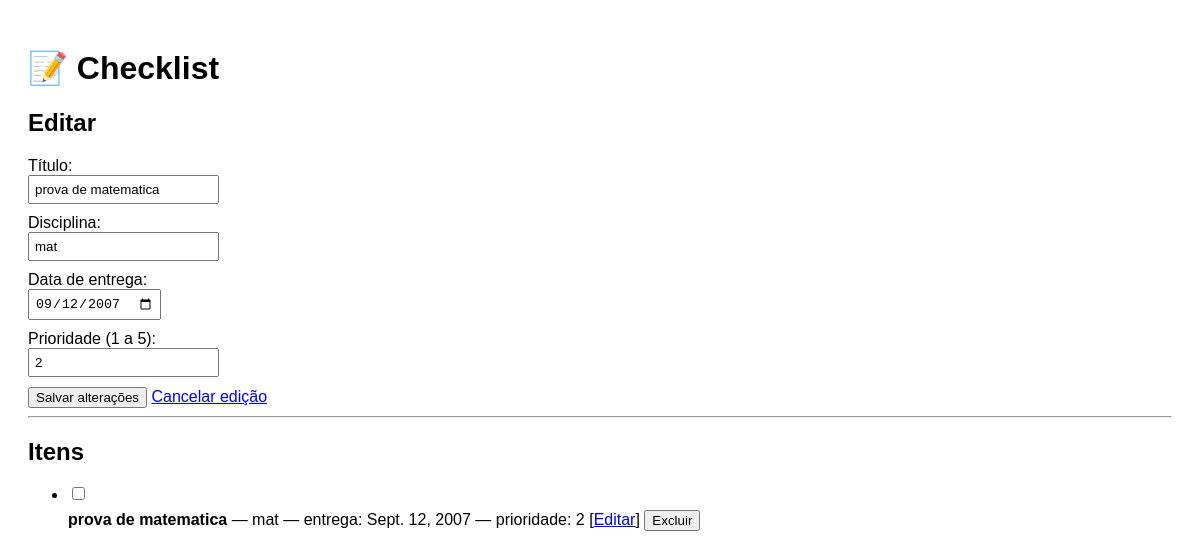
The page /check/editar/2/ on the database its author committed.
### check/models.py (models this page shows, shortened)
class Checklist(models.Model):
    titulo = models.CharField(max_length=200)
    disciplina = models.CharField(max_length=100)
    data_entrega = models.DateField()
    concluido = models.BooleanField(default=False)
    prioridade = models.PositiveSmallIntegerField(
        default=3,
        validators=[MinValueValidator(1), MaxValueValidator(5)]
    )
    completed_at = models.DateTimeField(null=True, blank=True)
    created_at = models.DateTimeField(auto_now_add=True,)
    updated_at = models.DateTimeField(auto_now=True)
    class Meta:
        ordering = ('concluido', '-prioridade', 'data_entrega', 'pk')

### check/views.py (the view, shortened to what this page needs)
# urls.py: path('', views.checklist_base, name='checklist_list'),
def checklist_base(request, pk=None):
    if pk:
        checklist = get_object_or_404(Checklist, pk=pk)
        form = ChecklistForm(instance=checklist)
    else:
        form = ChecklistForm()
    checklists = Checklist.objects.all()
    return render(request, 'base.html', {'checklists': checklists, 'form': form})

### check/forms.py
class ChecklistForm(forms.ModelForm):
    class Meta:
        model = Checklist  # Indicamos que o formulário será do modelo Checklist
        fields = ['titulo', 'disciplina', 'data_entrega', 'concluido', 'prioridade']
        widgets = {
    'data_entrega': forms.DateInput(attrs={'type': 'date'})
}

### check/templates/base.html (shortened to what this page needs)
<!DOCTYPE html>
<html lang="pt-br">
<head>
</head>
<body>
    <h1>📝 Checklist</h1>
    <h2>{% if form.instance.pk %}Editar{% else %}Novo Item{% endif %}</h2>
    <form method="post">
        <label for="id_titulo">Título:</label>
        {{ form.titulo }}
        <label for="id_disciplina">Disciplina:</label>
        {{ form.disciplina }}
        <label for="id_data_entrega">Data de entrega:</label>
        {{ form.data_entrega }}
        <label for="id_prioridade">Prioridade (1 a 5):</label>
        {{ form.prioridade }}
        <button type="submit">
            {% if form.instance.pk %}Salvar alterações{% else %}Adicionar{% endif %}
        </button>
        {% if form.instance.pk %}
            <a href="{% url 'checklist_clear_form' %}">Cancelar edição</a>
        {% endif %}
    </form>
    <hr>
    <h2>Itens</h2>
    <ul>
        {% for item in checklists %}
            <li>
                <form method="post" action="{% url 'checklist_toggle' item.pk %}" class="inline-form">
                    <input type="checkbox" onchange="this.form.submit()" {% if item.concluido %}checked{% endif %}>
                </form>
                <strong {% if item.concluido %}style="text-decoration: line-through; color: gray;"{% endif %}>
                    {{ item.titulo }}
                </strong> — {{ item.disciplina }} — entrega: {{ item.data_entrega }} — prioridade: {{ item.prioridade }}
                [<a href="{% url 'checklist_edit_inline' item.pk %}">Editar</a>]
                <form method="post" action="{% url 'checklist_delete_inline' item.pk %}" class="inline-form">
                    <button type="submit">Excluir</button>
                </form>
            </li>
        {% empty %}
            <li>Nenhum item ainda.</li>
        {% endfor %}
    </ul>
</body>
</html>

### check/templates/base.html (style rules this page uses)
body { font-family: Arial, sans-serif; padding: 20px; }
input, select { display: block; margin-bottom: 10px; padding: 5px; }
li { margin-bottom: 10px; }
form.inline-form { display: inline; }

### rows shown on the page
Checklist: titulo "prova de matematica", disciplina "mat", data_entrega "09/12/2007", prioridade "2", data_entrega "Sept. 12, 2007"
